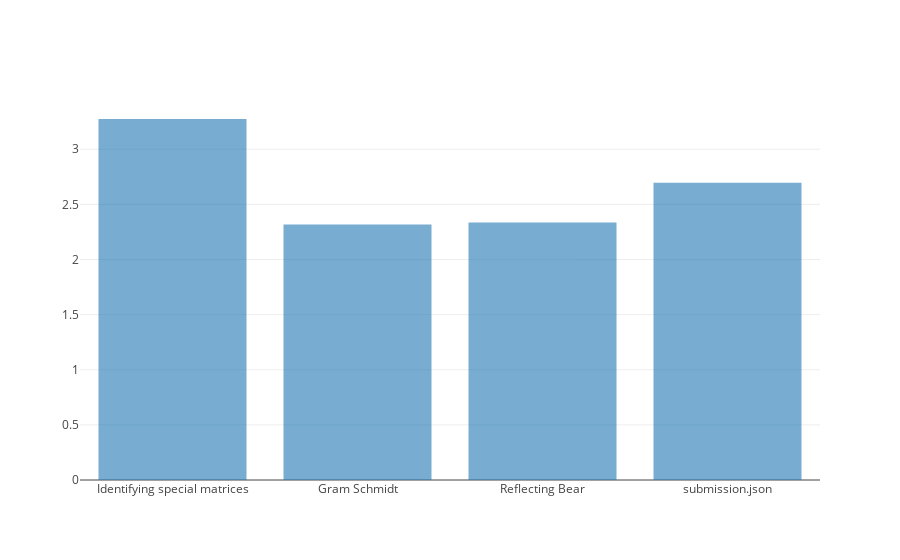

The cell this chart's notebook holds for it:
### Markdown cell above
# Attempts per learner

### Code cell
d2 = df2.groupby('programming_assignment_submission_schema_part_title').nunique()

d2['submission_rate'] = d2['programming_submission_id']/d2['imperial_user_id']

d2.drop(d2[d2.imperial_user_id < 100].index, inplace=True)

ordered_index = ['Identifying special matrices', 'Gram Schmidt', 'Reflecting Bear',
       'submission.json']

d2 = d2.reindex(ordered_index)

data = [
    go.Bar(
        x=d2.index, # assign x as the dataframe column 'x'
        y=d2['submission_rate'],
        opacity=0.6
    )
]


py.iplot(data, filename='basic-bar')

### Figure 1 — Plotly figure (JSON) as saved in the notebook; plotly's stock layout.template omitted (floating-point values rounded to 4 significant figures)
{"data": [{"opacity": 0.6, "type": "bar", "uid": "00dcb1dc-ef14-11e8-904c-b4b68690f880", "x": ["Identifying special matrices", "Gram Schmidt", "Reflecting Bear", "submission.json"], "y": [3.275, 2.317, 2.337, 2.696]}], "layout": {}}
